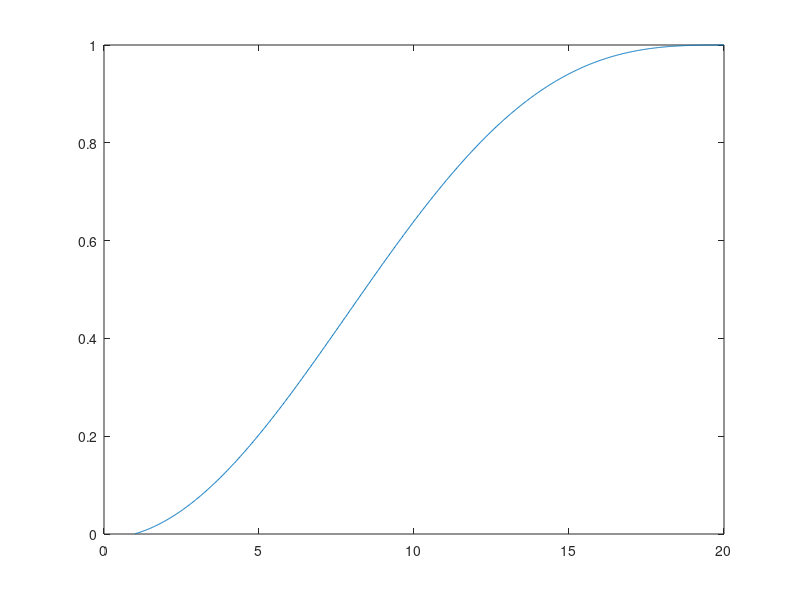

The MATLAB script that drew this image:
clear all;
lambda=0.76;     %micron
k0=2*pi/lambda; %1/micron
a=20;           %core radius (micron)
dr=a/1000;
n1=1.77;        %of ti:sapphire
n2=1.46;        %of glass
V=k0*a*(n1^2-n2^2)^0.5;
ha=0:0.0001:100;
qa=(V^2-ha.^2).^0.5;
LHS=ha.*besselj(1,ha)./besselj(0,ha);
RHS=qa.*besselk(1,qa)./besselk(0,qa);
X=abs(LHS-RHS);
ha_0=ha(find(X<1,1,'first'));
%plot(ha,LHS,ha,RHS);
h_0=ha_0/a;         %h=(n1^2*k0^2-b^2)^0.5
b_0=(n1^2*k0^2-h_0.^2).^0.5;
neff_0=b_0/k0;

r=1:dr:a;
plot(r,besselj(0,h_0*r).^2);
FWHM=2*r(find(besselj(0,h_0*r).^2>0.5,1,'last'));
I=besselj(0,h_0*r).^2;
%h_0~=2.4/a;
%J0(hr=2.4)=0;
%J0(hr,r=a)=0;
total_power=sum(2*pi.*r.*I*dr);
integrated_power_ratio(1:length(r))=0;
for i=1:length(r)
integrated_power_ratio(i)=sum(2*pi.*r(1:i).*I(1:i)*dr)/total_power;
end
r_waist=r(find(integrated_power_ratio>(1-1/2.71828183),1,'first'));
plot(r,integrated_power_ratio);